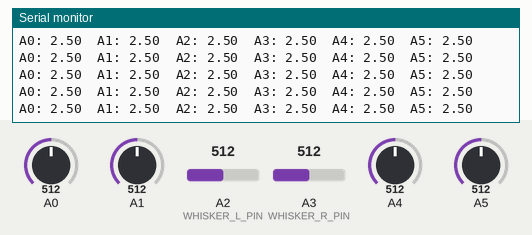
The sketch below on a simulated Arduino Uno, built with avr-gcc and run on an emulated ATmega328P. Parts: the last lines printed to the serial monitor. The test bench sets the inputs (shaded band); at power-on: A0 = 512, A1 = 512, A2 (WHISKER_L_PIN) = 512, A3 (WHISKER_R_PIN) = 512, A4 = 512, A5 = 512.

Above: at 1.2 s.
1.3 s: A0 set to 716
At 1.38 s:
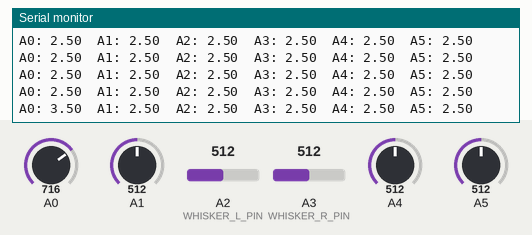
4.3 s: A1 set to 716
At 4.3 s:
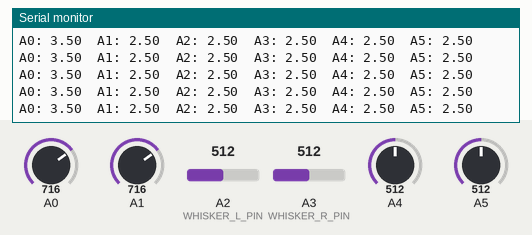
7.3 s: A2 (WHISKER_L_PIN) set to 716
At 7.33 s:
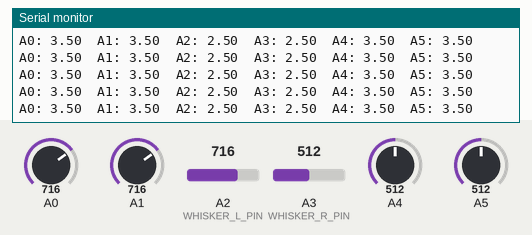
10.3 s: A3 (WHISKER_R_PIN) set to 716
At 10.31 s:
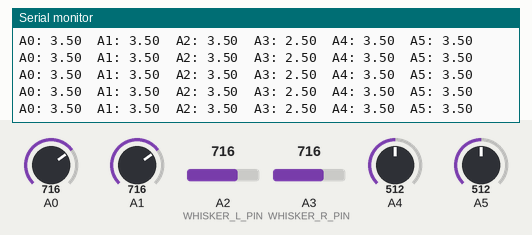
13.3 s: A0 set to 992
At 13.34 s:
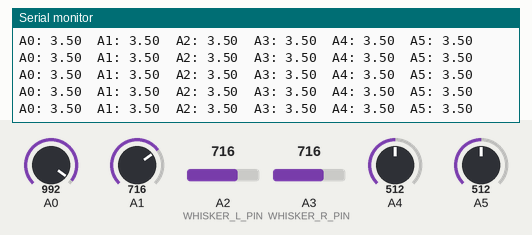
14.8 s: A1 set to 992
At 14.82 s:
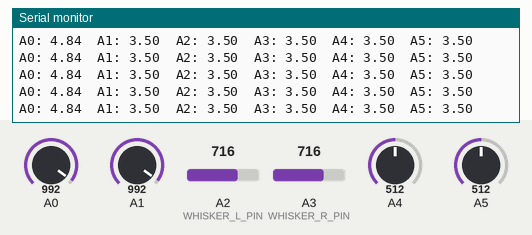
Timing chart, 0 to 17.8 s (numbered marks = the images above; inputs shaded):
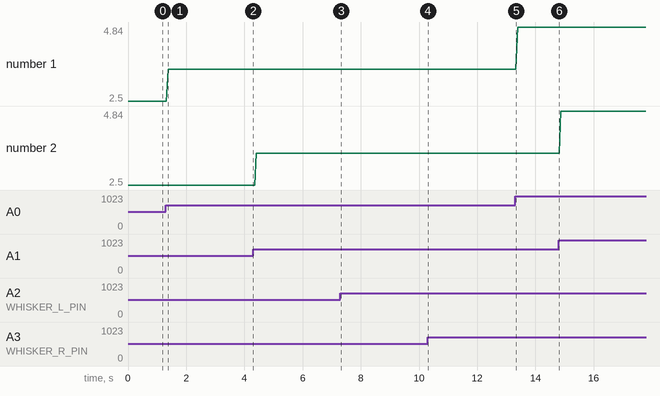

The sketch:

whiskers_test.ino
```cpp
#include <Servo.h>

const int WHISKER_L_PIN  = A2;
const int WHISKER_R_PIN = A3;


const float analogConversionFactor = 5.0 / 1024.0;
float whiskerLVal, whiskerRVal;

void setup() {
  Serial.begin(9600);
  pinMode(A0,INPUT);
  pinMode(A1,INPUT);
  pinMode(WHISKER_L_PIN, INPUT);
  pinMode(WHISKER_L_PIN,INPUT);
  pinMode(A4,INPUT);
  pinMode(A5,INPUT);
}

void loop() {
  whiskerLVal = analogRead(WHISKER_L_PIN) * analogConversionFactor;
  whiskerRVal = analogRead(WHISKER_R_PIN) * analogConversionFactor;
  float a0 = analogRead(A0) * analogConversionFactor;
  float a1 = analogRead(A1) * analogConversionFactor;
  float a4 = analogRead(A4) * analogConversionFactor;
  float a5 = analogRead(A5) * analogConversionFactor;

  Serial.println(
    "A0: " +String(a0) + "\t" +
    "A1: " +String(a1) + "\t" +
    "A2: " +String(whiskerLVal) + "\t" +
    "A3: " +String(whiskerRVal) + "\t" +
    "A4: " +String(a1) + "\t" +
    "A5: " +String(a1)
  );
 /* Serial.println(
    "Left: " +String(whiskerLVal) + "\t" +
    "Right: "+String(whiskerRVal)
  ); */
}
```

Measured:
- after the input at 1.3 s, the serial monitor: prints a new line after 0.07 s (image 1)
- plotted number 1: 2.5 → 3.5 after the input at 1.3 s, 3.5 → 4.84 after the input at 13.3 s
